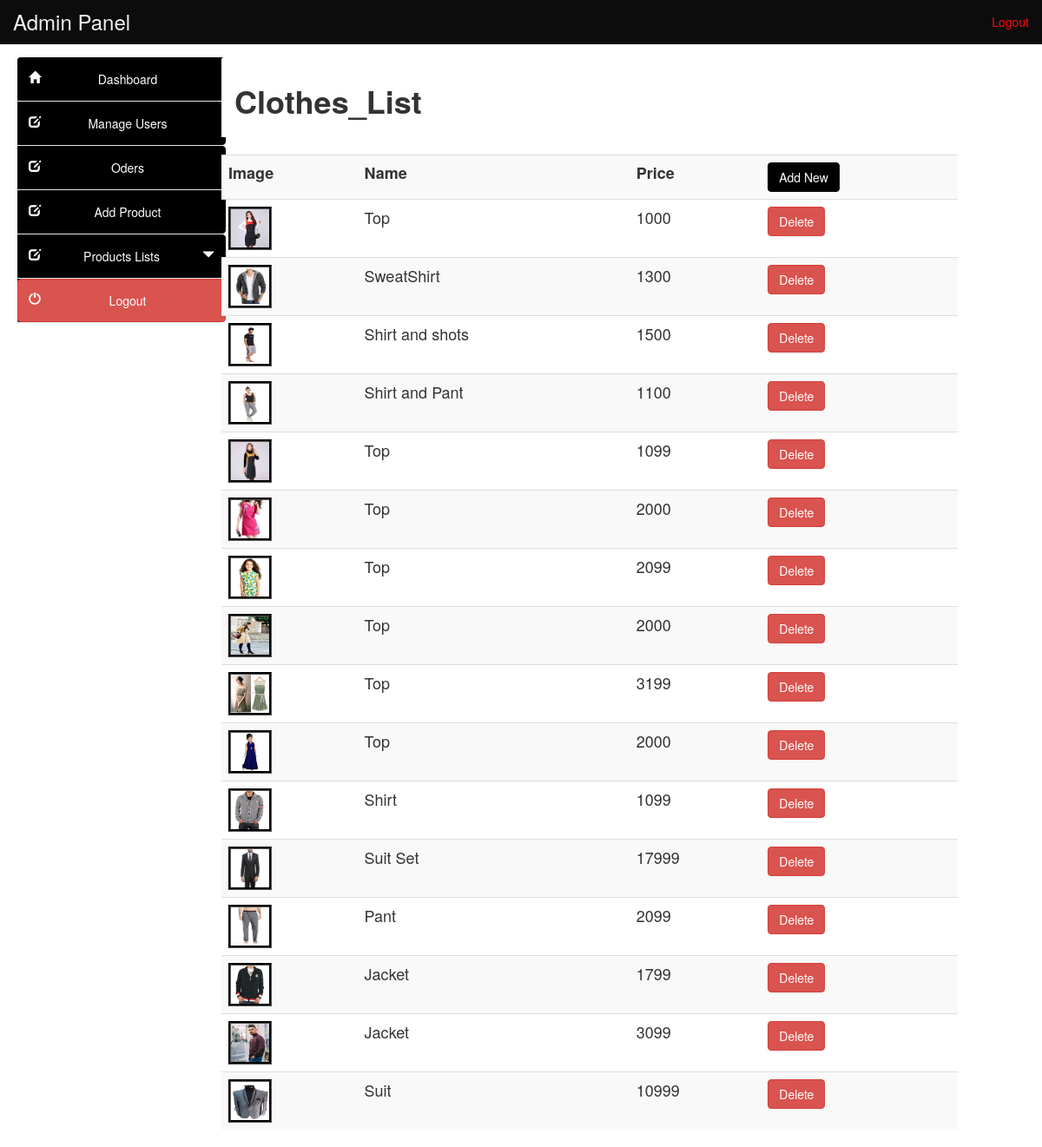
/admin/clothes_list.php, run on the app's committed database.
### tables this page shows
CREATE TABLE `component` (
  `productid` int(10) NOT NULL,
  `productname` varchar(50) NOT NULL,
  `productpprice` int(20) NOT NULL,
  `productprice` int(20) NOT NULL,
  `productimg` varchar(50) NOT NULL,
  `descption` varchar(50) NOT NULL,
  `cat` varchar(100) NOT NULL
);

### admin/clothes_list.php (the view, shortened to what this page needs)
<?php
include("../db.php");
?>
<!DOCTYPE html>
<html lang="en">
<head>
<link href="style/css/bootstrap.min.css" rel="stylesheet">
<link href="style/css/k.css" rel="stylesheet">
</head>
<body>
  <?php include("include/header.php");?>
   	<div class="container-fluid main-container">
	<?php include("include/side_bar.php");?>
    <div class="col-md-9 content" style="margin-left:10px">
    <div class="panel-heading" style="background-color:white">
	<h1><b>Clothes_List</b></h1></div><br>
<div class='table-responsive'>
<div style="overflow-x:scroll;">
<table class="table  table-hover table-striped" style="font-size:18px">
<tr><th>Image</th><th>Name</th><th>Price</th><th>
	<a class=" btn btn-primary" href="add_product.php">Add New</a></th></tr>
<?php
$result=mysqli_query($conn,"SELECT productid,productimg,productname,productprice FROM component WHERE cat='CM' OR cat='CG'")or die ("query 2 incorrect.....");
while(list($product_id,$image,$product_name,$price)=mysqli_fetch_array($result))
{
echo "<tr><td><img src='.$image' style='width:50px; height:50px; border:groove #000'></td><td>$product_name</td>
<td>$price</td>
<td>
<a class=' btn btn-default btn-danger' href='clothes_list.php?productid=$product_id&action=delete'>Delete</a>
</td></tr>";
}
?>
</table>
</div></div>
</div></div>
</body>
</html>

### admin/include/header.php (shortened to what this page needs)
<nav class="navbar navbar-default navbar-static-top">
    <div class="container-fluid">
	<div class="navbar-header">
			<a class="navbar-brand" href="#" style="font-size:24px;color='red'">
				Admin Panel	</a>		</div>
<div class="collapse navbar-collapse">
<ul class="nav navbar-nav navbar-right">
        <li><a href=".././logout.php">Logout</a></li>
	</ul>
	  </div>
  </div>
	</nav>

### admin/include/side_bar.php (shortened to what this page needs)
<div class="col-md-2 sidebar" style="margin-left:20px">
  			<div class="row">
	<div class="side-menu">
		<nav class="navbar navbar-default" role="navigation">
			<div class="side-menu-container">
			  <ul class="nav navbar-nav">
<li><button style="width:240px; height:50px;" type="button" class="btn btn-default btn-primary" onClick="location.href='index.php'"><span class="glyphicon  glyphicon-home pull-left"></span> Dashboard </button></li>
<li><button style="width:240px; height:50px" type="button" class="btn btn-default btn-primary" onClick="location.href='manage_users.php'"> <span class="glyphicon glyphicon-edit pull-left"></span> Manage Users </button></li>
  <li><button style="width:240px; height:50px" type="button" class="btn btn-default btn-primary" onClick="location.href='orders.php'"> <span class="glyphicon glyphicon-edit pull-left"></span> Oders </button></li>
  <li><button style="width:240px; height:50px;" type="button" class="btn btn-default btn-primary" onClick="location.href='add_product.php'"> <span class="glyphicon glyphicon-edit pull-left"></span> Add Product </button></li>
  <li>
  <button style="width:240px; height:50px" type="button" class="btn btn-default dropdown-toggle btn-primary" data-toggle="dropdown" aria-haspopup="true" aria-expanded="false">
  <span class="glyphicon glyphicon-edit pull-left"></span>  Products  Lists <span class="glyphicon glyphicon-triangle-bottom pull-right"></span>
  </button>
   </li>
<li><button style="width:240px; height:50px" type="button" class="btn btn-default btn-danger" onClick="location.href='../logout.php'"><span class="glyphicon glyphicon-off pull-left">
</span> Logout </button></li>
			  </ul>
		  </div>
		</nav>
        </div>
</div></div>

### admin/style/css/k.css (style rules this page uses)
.sidebar { padding-left: 0; }
.main-container { background: #FFF; padding-top: 15px; margin-top: -20px; }
.side-menu { position: relative; width: 100%; height: 100%; background-color: #f8f8f8; border-right: 1px solid #e7e7e7; }
.side-menu .navbar { border: none; }
.side-menu .navbar-nav li { display: block; width: 100%; border-bottom: 1px solid #e7e7e7; }

### data on the page
component: productimg (picture), productname "Top", productprice "1000"
component: productimg (picture), productname "SweatShirt", productprice "1300"
component: productimg (picture), productname "Shirt and shots", productprice "1500"
component: productimg (picture), productname "Shirt and Pant", productprice "1100"
component: productimg (picture), productname "Top", productprice "1099"
component: productimg (picture), productname "Top", productprice "2000"
component: productimg (picture), productname "Top", productprice "2099"
component: productimg (picture), productname "Top", productprice "2000"
component: productimg (picture), productname "Top", productprice "3199"
component: productimg (picture), productname "Top", productprice "2000"
component: productimg (picture), productname "Shirt", productprice "1099"
component: productimg (picture), productname "Suit Set", productprice "17999"
component: productimg (picture), productname "Pant", productprice "2099"
component: productimg (picture), productname "Jacket", productprice "1799"
component: productimg (picture), productname "Jacket", productprice "3099"
component: productimg (picture), productname "Suit", productprice "10999"
